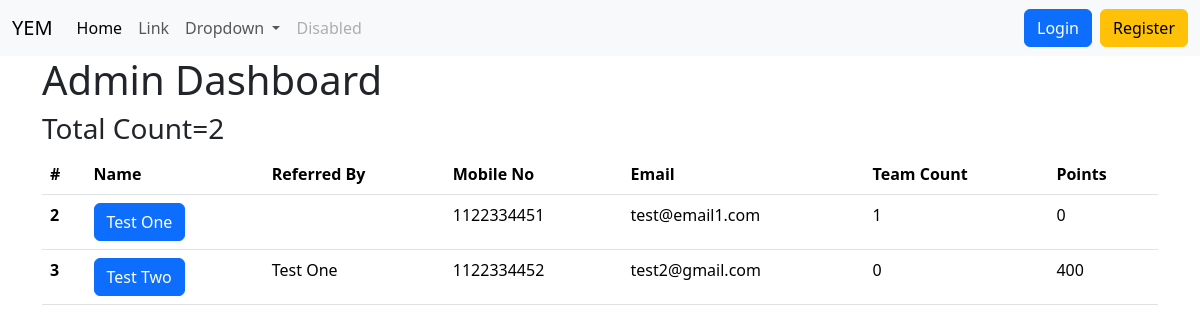
/admin_dash/, run on the app's committed database.
### reff_no_api/models.py (models this page shows, shortened)
class UserStructure(models.Model):
    user_id= models.ForeignKey(CustomUser, on_delete=models.CASCADE)
    ref_by_user_id= models.ForeignKey(CustomUser, on_delete=models.CASCADE, related_name='ref_by_user_id', blank=True, null=True)
    points= models.IntegerField(default=0)
    child_branch=models.ManyToManyField(CustomUser, related_name='child_branch', blank=True)
    @property
    def child_count(self):
        return self.child_branch.count()

class CustomUser(AbstractUser):
    username = models.CharField(max_length=255, unique=True)
    first_name= models.CharField(max_length=255)
    last_name= models.CharField(max_length=255)
    email= models.EmailField(max_length=255, unique=True)
    mobile_no= models.CharField(max_length=255, unique=True)
    password= models.CharField(max_length=255)
    unique_id= models.CharField(max_length=255, unique=True)
    objects= CustomUserManager()
    USERNAME_FIELD = 'username'
    REQUIRED_FIELDS = ['mobile_no',  'first_name', 'last_name', 'password']

### reff_no_api/views.py (the view)
# urls.py: path('admin_dash/',admin_dash, name='admin_dash'),
def admin_dash(request):
    all_str=UserStructure.objects.filter(user_id__is_superuser=False)
    data={
        'all_str':all_str,
        'total_count':all_str.count()
    }
    return render(request, 'admin_dash.html',data)

### referral_project/context_processor.py (called while the page is built)
def referral_processor(request):
        return{}

### reff_no_api/templates/admin_dash.html (shortened to what this page needs)
{% extends 'base.html' %}
{% block content %}
    <div class="container">
        <h1>
            Admin Dashboard
        </h1>
        <h3>
            Total Count={{ total_count }}
        </h3>
        <table class="table">
            <thead>
                <tr>
                    <th scope="col">#</th>
                    <th scope="col">Name</th>
                    <th scope="col">Referred By</th>
                    <th scope="col">Mobile No</th>
                    <th scope="col">Email</th>
                    <th scope="col">Team Count</th>
                    <th scope="col">Points</th>
                </tr>
            </thead>
            <tbody>
                {% for usr in all_str %}
                <tr>
                    <th scope="row">{{ usr.id }}</th>
                    <td><button type="button" class="btn btn-primary" data-bs-toggle="modal" data-bs-target="#exampleModal{{ usr.id }}">
                        {{ usr.user_id.first_name }} {{ usr.user_id.last_name }}
                    </button></td>
                    <td>{{ usr.ref_by_user_id.first_name }} {{ usr.ref_by_user_id.last_name }}</td>
                    <td>{{ usr.user_id.mobile_no }}</td>
                    <td>{{ usr.user_id.email }}</td>
                    <td>{{ usr.child_count }}</td>
                    <td>{{ usr.points}} </td>
                </tr>
                {% endfor %}
            </tbody>
        </table>
    </div>
{% endblock content %}

### reff_no_api/templates/base.html (shortened to what this page needs)
<!DOCTYPE html>
<html lang="en">
<head>
    <link href="https://cdn.jsdelivr.net/npm/bootstrap@5.3.3/dist/css/bootstrap.min.css" rel="stylesheet">
</head>
<body>
    {% include 'navbar.html' %}
    {% block content %}
    {% endblock content %}
</body>
</html>

### reff_no_api/templates/navbar.html (shortened to what this page needs)
<nav class="navbar navbar-expand-lg bg-body-tertiary">
    <div class="container-fluid">
      <a class="navbar-brand" href="/">YEM</a>
      <div class="collapse navbar-collapse" id="navbarSupportedContent">
        <ul class="navbar-nav me-auto mb-2 mb-lg-0">
          <li class="nav-item">
            <a class="nav-link active" aria-current="page" href="/">Home</a>
          </li>
          <li class="nav-item">
            <a class="nav-link" href="#">Link</a>
          </li>
          <li class="nav-item dropdown">
            <a class="nav-link dropdown-toggle" href="#" role="button" data-bs-toggle="dropdown" aria-expanded="false">
              Dropdown
            </a>
          </li>
          <li class="nav-item">
            <a class="nav-link disabled" aria-disabled="true">Disabled</a>
          </li>
        </ul>
        {% if user.is_authenticated %}
            <a href="{% url 'user_dash' %}" class="btn btn-primary me-2">{{user}}</a>
            <a href="{% url 'user_logout' %}" class="btn btn-danger">Logout</a>
        {% else %}
        <a href="{% url 'user_login' %}" class="btn btn-primary me-2">Login</a>
        <a href="{% url 'user_register' %}" class="btn btn-warning">Register</a>
        {% endif %}
      </div>
    </div>
  </nav>

### data on the page
UserStructure: id "2", user_id.first_name "Test", user_id.last_name "One", user_id.mobile_no "1122334451", user_id.email "test@email1.com", child_count "1", points "0"
UserStructure: id "3", user_id.first_name "Test", user_id.last_name "Two", ref_by_user_id.first_name "Test", ref_by_user_id.last_name "One", user_id.mobile_no "1122334452", user_id.email "test2@gmail.com", child_count "0", points "400"

### other printed values
{{ total_count }} "2"
